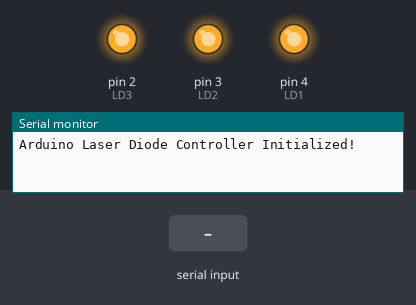
The sketch below on a simulated Arduino Uno, built with avr-gcc and run on an emulated ATmega328P. Shown: output pins drawn as LEDs (lit = HIGH), the last lines printed to the serial monitor. The inputs (shaded band) are chosen by the test bench.

Above: at 1.2 s.
1.3 s: "1\n" received over Serial
At 4.0 s:
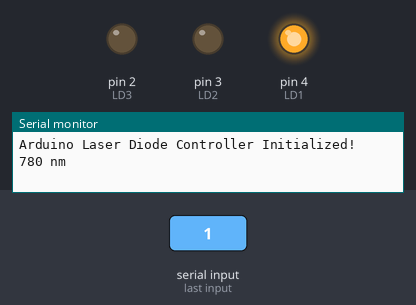
4.3 s: "90,45,200\n" received over Serial
7.3 s: "90,45\n" received over Serial
At 7.3 s:
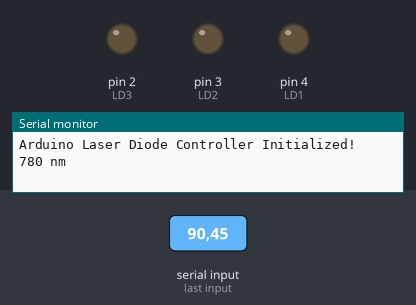
At 9.7 s:
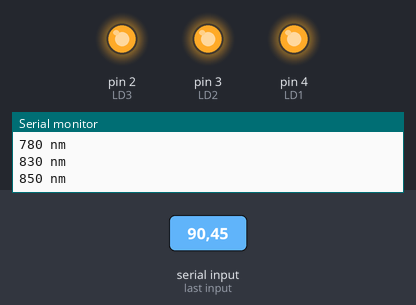
Timing chart, 0 to 11.2 s (numbered marks = the images above; inputs shaded):
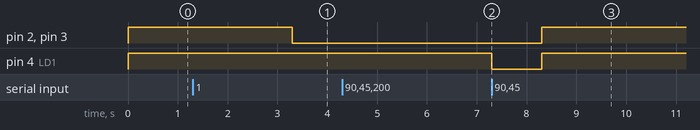

The sketch:

Arduino_Shutter_Control.ino
```cpp
void setup() {
  // put your setup code here, to run once:

#define LD1 4
#define LD2 3
#define LD3 2
#define delay_ms 1000
#define shutter_disable 1

pinMode(LD1,OUTPUT);
pinMode(LD2,OUTPUT);
pinMode(LD3,OUTPUT);

Serial.begin(115200);

Serial.println("Arduino Laser Diode Controller Initialized!");

  if(shutter_disable == 1)
  {
    digitalWrite(LD1, HIGH);
    digitalWrite(LD2, HIGH);
    digitalWrite(LD3, HIGH);
  }

}

void loop() {


  int LD1val, LD2val, LD3val; // Variables to store modulation values

  boolean newCommand = false;  // Set the newCommand flag to false

  while(Serial.available() > 0) // If there is information at the serial port, excecute the following
  {
    LD1val = Serial.parseInt();  // Parse the serial input for the first integer.
    LD2val = Serial.parseInt();  // Continue and parse the serial input for the second integer.
    LD3val = Serial.parseInt();  // Continue and parse the serial input for the third integer.

    newCommand = true;  // Set the newCommand flag to true in order to execute the function to set the values.
  }

  if(newCommand && shutter_disable!=0)
  {
    if(LD1val > 1 | LD2val > 1 |LD3val > 1)
    {
      LD1val=1;
      LD2val=1;
      LD3val=1;
    }

    if(LD1val==1)
    {
    digitalWrite(LD1, HIGH);
    Serial.println("780 nm");
    }
    else
    {
      digitalWrite(LD1, LOW);
    }
    if(LD2val==1)
    {
    digitalWrite(LD2, HIGH);
    Serial.println("830 nm");
    }
    else
    {
      digitalWrite(LD2, LOW);
    }
    if(LD3val==1)
    {
    digitalWrite(LD3, HIGH);
    Serial.println("850 nm");
    }
    else
    {
      digitalWrite(LD3, LOW);
    }
  }
}
```

Measured:
- after the input at 1.3 s, pin 2 (LD3), pin 3 (LD2): HIGH → LOW after 2.0 s
- after the input at 4.3 s, pin 4 (LD1): HIGH → LOW after 3.0 s
- after the input at 7.3 s, pin 2 (LD3), pin 3 (LD2), pin 4 (LD1): LOW → HIGH after 1.0 s
